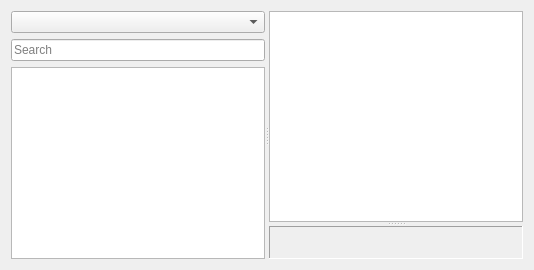
      <widget class="QWidget" name="Page_Main">
       <layout class="QVBoxLayout" name="verticalLayout_6">
        <item>
         <widget class="QSplitter" name="HSplitter_Main_0">
          <property name="orientation">
           <enum>Qt::Horizontal</enum>
          </property>
          <widget class="QWidget" name="layoutWidget">
           <layout class="QVBoxLayout" name="VLayout_Main_0">
            <item>
             <widget class="QComboBox" name="ComboBox_Main_Section">
              <property name="sizePolicy">
               <sizepolicy hsizetype="Preferred" vsizetype="Fixed">
                <horstretch>0</horstretch>
                <verstretch>0</verstretch>
               </sizepolicy>
              </property>
             </widget>
            </item>
            <item>
             <widget class="QLineEdit" name="LineEdit_Main_Search">
              <property name="sizePolicy">
               <sizepolicy hsizetype="Preferred" vsizetype="Fixed">
                <horstretch>0</horstretch>
                <verstretch>0</verstretch>
               </sizepolicy>
              </property>
              <property name="dragEnabled">
               <bool>true</bool>
              </property>
              <property name="placeholderText">
               <string>Search</string>
              </property>
              <property name="clearButtonEnabled">
               <bool>true</bool>
              </property>
             </widget>
            </item>
            <item>
             <widget class="QListView" name="ListView_Main_Category"/>
            </item>
           </layout>
          </widget>
          <widget class="QSplitter" name="VSplitter_Main_0">
           <property name="orientation">
            <enum>Qt::Vertical</enum>
           </property>
           <widget class="QTableView" name="TableView_Main_Records">
            <property name="sizeAdjustPolicy">
             <enum>QAbstractScrollArea::AdjustIgnored</enum>
            </property>
            <property name="editTriggers">
             <set>QAbstractItemView::NoEditTriggers</set>
            </property>
            <property name="alternatingRowColors">
             <bool>true</bool>
            </property>
            <property name="selectionBehavior">
             <enum>QAbstractItemView::SelectRows</enum>
            </property>
            <property name="sortingEnabled">
             <bool>true</bool>
            </property>
           </widget>
           <widget class="QFrame" name="Frame_Main_RecordInfo">
            <property name="sizePolicy">
             <sizepolicy hsizetype="Expanding" vsizetype="Preferred">
              <horstretch>0</horstretch>
              <verstretch>0</verstretch>
             </sizepolicy>
            </property>
            <property name="frameShape">
             <enum>QFrame::Panel</enum>
            </property>
            <property name="frameShadow">
             <enum>QFrame::Sunken</enum>
            </property>
           </widget>
          </widget>
         </widget>
        </item>
       </layout>
      </widget>
